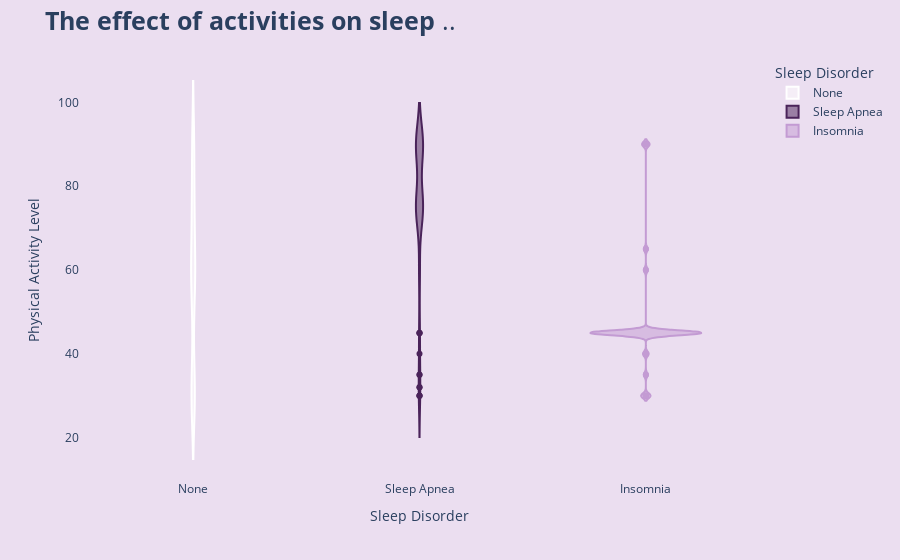
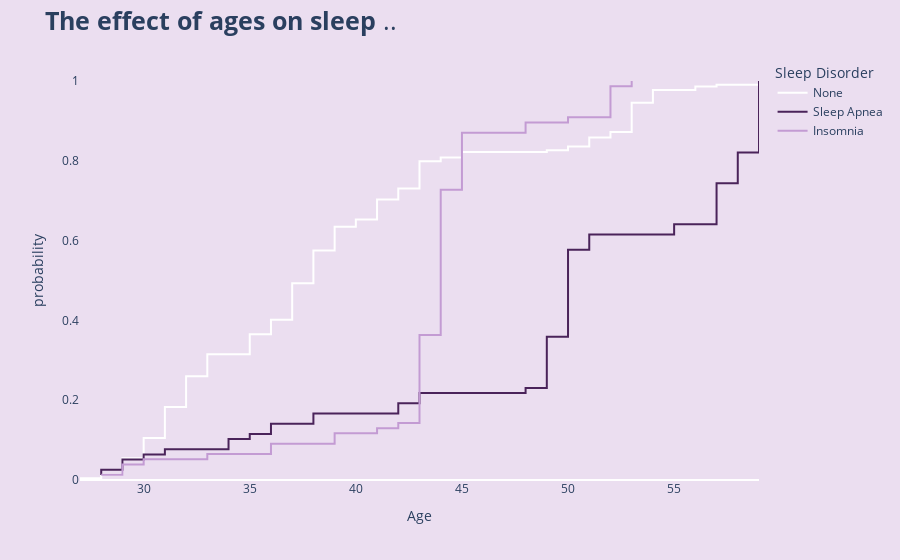

Notebook source saved alongside these figures, in order:
### Code cell
# 5. Visualizing categorical variables with bar and pie charts
plt.figure(figsize=(12, 5))
sns.countplot(data=df, x='Gender', palette='coolwarm')
plt.title("Gender Distribution")
plt.show()

plt.figure(figsize=(6, 6))
df['Gender'].value_counts().plot.pie(autopct='%1.1f%%', colors=['skyblue', 'pink'])
plt.title("Gender Distribution (Pie Chart)")
plt.ylabel('')
plt.show()

plt.figure(figsize=(15, 5))
sns.countplot(data=df, x='Occupation', palette='viridis', order=df['Occupation'].value_counts().index)
plt.xticks(rotation=45)
plt.title("Occupation Distribution")
plt.show()

plt.figure(figsize=(6, 6))
df['Occupation'].value_counts().plot.pie(autopct='%1.1f%%', cmap='viridis')
plt.title("Occupation Distribution (Pie Chart)")
plt.ylabel('')
plt.show()

plt.figure(figsize=(10, 5))
sns.countplot(data=df, x='BMI Category', palette='muted')
plt.title("BMI Category Distribution")
plt.show()

plt.figure(figsize=(6, 6))
df['BMI Category'].value_counts().plot.pie(autopct='%1.1f%%', colors=['lightcoral', 'lightblue', 'lightgreen', 'gold'])
plt.title("BMI Category Distribution (Pie Chart)")
plt.ylabel('')
plt.show()

plt.figure(figsize=(10, 5))
sns.countplot(data=df, x='Sleep Disorder', palette='Set2', order=['None', 'Insomnia', 'Sleep Apnea'])
plt.title("Sleep Disorder Distribution")
plt.show()

plt.figure(figsize=(6, 6))
df['Sleep Disorder'].value_counts().reindex(['None', 'Insomnia', 'Sleep Apnea']).plot.pie(autopct='%1.1f%%', colors=['lightblue', 'salmon', 'lightgreen'])
plt.title("Sleep Disorder Distribution (Pie Chart)")
plt.ylabel('')
plt.show()

# 6. Bucketing numerical variables
def bucket_age(age):
    if age < 30:
        return '20s'
    elif age < 40:
        return '30s'
    elif age < 50:
        return '40s'
    elif age < 60:
        return '50s'
    else:
        return '60s+'

df['Age Group'] = df['Age'].apply(bucket_age)

bucket_labels = ['Low', 'Moderate', 'High']
df['Physical Activity Bucket'], bins_pa = pd.qcut(df['Physical Activity Level'], q=3, labels=bucket_labels, retbins=True)
df['Sleep Duration Bucket'], bins_sd = pd.qcut(df['Sleep Duration'], q=3, labels=bucket_labels, retbins=True)
df['Heart Rate Bucket'], bins_hr = pd.qcut(df['Heart Rate'], q=3, labels=bucket_labels, retbins=True)
df['Daily Steps Bucket'], bins_ds = pd.qcut(df['Daily Steps'], q=3, labels=bucket_labels, retbins=True)

discrete_buckets = ['Age Group', 'Physical Activity Bucket', 'Sleep Duration Bucket', 'Heart Rate Bucket', 'Daily Steps Bucket']
bins_dict = {'Physical Activity Bucket': bins_pa, 'Sleep Duration Bucket': bins_sd, 'Heart Rate Bucket': bins_hr, 'Daily Steps Bucket': bins_ds}

for col in discrete_buckets:
    plt.figure(figsize=(10, 5))
    sns.countplot(data=df, x=col, palette='pastel', order=df[col].value_counts().index)
    plt.title(f"{col} Distribution")
    for index, value in enumerate(df[col].value_counts()):
        plt.text(index, value, str(value), ha='center', va='bottom')
    
    # Annotate numerical thresholds
    if col in bins_dict:
        bin_edges = bins_dict[col]
        plt.xlabel(f"{col} (Buckets: {bin_edges[0]:.1f}, {bin_edges[1]:.1f}, {bin_edges[2]:.1f}, {bin_edges[3]:.1f})")
    plt.show()

# 7. Distribution of numerical variables
numerical_features = ['Sleep Duration', 'Age', 'Physical Activity Level', 'Heart Rate', 'Daily Steps', 'Systolic_BP', 'Diastolic_BP']
df[numerical_features].hist(figsize=(12, 10), bins=20, edgecolor='black')
plt.tight_layout()
plt.show()

# 7.5 Other visualizations borrowed from https://www.kaggle.com/code/amalyasser/shhh-i-want-to-sleep
import plotly.express as px
fig = px.violin(df, x="Sleep Disorder",y='Physical Activity Level',  color='Sleep Disorder', color_discrete_sequence=['white','#4A235A','#C39BD3'],violinmode='overlay')
fig.update_layout(title='<b>The effect of activities on sleep </b>..',title_font={'size':25},paper_bgcolor='#EBDEF0',plot_bgcolor='#EBDEF0')
fig.update_yaxes(showgrid=False)
fig.show()

df.pivot_table(index='Gender',columns='Sleep Disorder',values='Age',aggfunc='median').plot(kind='bar',color={'#FFF3FD','#4A235A','pink'},title='Most affected ages in each type of Sleep Disorder',label='Age',alpha=.7)
plt.ylabel('Age')
plt.show()

fig=px.ecdf(df,x='Age', color='Sleep Disorder', color_discrete_sequence=['white','#4A235A','#C39BD3'])
fig.update_layout(title='<b>The effect of ages on sleep </b>..', title_font={'size':25}, paper_bgcolor='#EBDEF0', plot_bgcolor='#EBDEF0')


fig.update_xaxes(showgrid=False)
fig.update_yaxes(showgrid=False)
fig.show()

# 8. Boxplots to detect outliers (separate for different scales)
for feature in numerical_features:
    plt.figure(figsize=(8, 4))
    sns.boxplot(x=df[feature])
    plt.title(f"Boxplot of {feature}")
    plt.show()

# 9. Correlation heatmap (excluding Person ID)
numeric_df = df.select_dtypes(include=['number']).drop(columns=['Person ID'])
plt.figure(figsize=(10, 6))
corr_matrix = numeric_df.corr()
sns.heatmap(corr_matrix, annot=True, cmap='coolwarm', linewidths=0.5)
plt.title("Feature Correlation Heatmap")
plt.show()

# 10. Pairplot for multivariate analysis
sns.pairplot(df, hue='BMI Category', diag_kind='kde')
plt.show()

# 11. Outlier detection using IQR
Q1 = df[numerical_features].quantile(0.25)
Q3 = df[numerical_features].quantile(0.75)
IQR = Q3 - Q1
outliers = ((df[numerical_features] < (Q1 - 1.5 * IQR)) | (df[numerical_features] > (Q3 + 1.5 * IQR))).sum()
print("\nOutlier Counts Per Feature:")
print(outliers)

### Figure 1 — Plotly figure (JSON) as saved in the notebook; plotly's stock layout.template omitted (floating-point values rounded to 4 significant figures; data arrays with more than 128 entries replaced by an {"elided": "..."} marker saying what was removed)
{"data": [{"alignmentgroup": "True", "box": {"visible": false}, "hovertemplate": "Sleep Disorder=%{x}<br>Physical Activity Level=%{y}<extra></extra>", "legendgroup": "None", "marker": {"color": "white"}, "name": "None", "offsetgroup": "None", "orientation": "v", "scalegroup": "True", "showlegend": true, "type": "violin", "x": {"elided": "219 str values"}, "x0": " ", "xaxis": "x", "y": {"elided": "219 int values"}, "y0": " ", "yaxis": "y"}, {"alignmentgroup": "True", "box": {"visible": false}, "hovertemplate": "Sleep Disorder=%{x}<br>Physical Activity Level=%{y}<extra></extra>", "legendgroup": "Sleep Apnea", "marker": {"color": "#4A235A"}, "name": "Sleep Apnea", "offsetgroup": "Sleep Apnea", "orientation": "v", "scalegroup": "True", "showlegend": true, "type": "violin", "x": ["Sleep Apnea", "Sleep Apnea", "Sleep Apnea", "Sleep Apnea", "Sleep Apnea", "Sleep Apnea", "Sleep Apnea", "Sleep Apnea", "Sleep Apnea", "Sleep Apnea", "Sleep Apnea", "Sleep Apnea", "Sleep Apnea", "Sleep Apnea", "Sleep Apnea", "Sleep Apnea", "Sleep Apnea", "Sleep Apnea", "Sleep Apnea", "Sleep Apnea", "Sleep Apnea", "Sleep Apnea", "Sleep Apnea", "Sleep Apnea", "Sleep Apnea", "Sleep Apnea", "Sleep Apnea", "Sleep Apnea", "Sleep Apnea", "Sleep Apnea", "Sleep Apnea", "Sleep Apnea", "Sleep Apnea", "Sleep Apnea", "Sleep Apnea", "Sleep Apnea", "Sleep Apnea", "Sleep Apnea", "Sleep Apnea", "Sleep Apnea", "Sleep Apnea", "Sleep Apnea", "Sleep Apnea", "Sleep Apnea", "Sleep Apnea", "Sleep Apnea", "Sleep Apnea", "Sleep Apnea", "Sleep Apnea", "Sleep Apnea", "Sleep Apnea", "Sleep Apnea", "Sleep Apnea", "Sleep Apnea", "Sleep Apnea", "Sleep Apnea", "Sleep Apnea", "Sleep Apnea", "Sleep Apnea", "Sleep Apnea", "Sleep Apnea", "Sleep Apnea", "Sleep Apnea", "Sleep Apnea", "Sleep Apnea", "Sleep Apnea", "Sleep Apnea", "Sleep Apnea", "Sleep Apnea", "Sleep Apnea", "Sleep Apnea", "Sleep Apnea", "Sleep Apnea", "Sleep Apnea", "Sleep Apnea", "Sleep Apnea", "Sleep Apnea", "Sleep Apnea"], "x0": " ", "xaxis": "x", "y": [30, 30, 40, 30, 35, 75, 32, 32, 60, 35, 60, 60, 60, 45, 45, 90, 45, 90, 90, 90, 90, 90, 90, 90, 90, 90, 85, 85, 90, 90, 90, 90, 90, 90, 90, 90, 90, 90, 90, 90, 90, 90, 90, 90, 90, 90, 90, 90, 75, 75, 75, 75, 75, 75, 75, 75, 75, 75, 75, 75, 75, 75, 75, 75, 75, 75, 75, 75, 75, 75, 75, 75, 75, 75, 75, 75, 75, 75], "y0": " ", "yaxis": "y"}, {"alignmentgroup": "True", "box": {"visible": false}, "hovertemplate": "Sleep Disorder=%{x}<br>Physical Activity Level=%{y}<extra></extra>", "legendgroup": "Insomnia", "marker": {"color": "#C39BD3"}, "name": "Insomnia", "offsetgroup": "Insomnia", "orientation": "v", "scalegroup": "True", "showlegend": true, "type": "violin", "x": ["Insomnia", "Insomnia", "Insomnia", "Insomnia", "Insomnia", "Insomnia", "Insomnia", "Insomnia", "Insomnia", "Insomnia", "Insomnia", "Insomnia", "Insomnia", "Insomnia", "Insomnia", "Insomnia", "Insomnia", "Insomnia", "Insomnia", "Insomnia", "Insomnia", "Insomnia", "Insomnia", "Insomnia", "Insomnia", "Insomnia", "Insomnia", "Insomnia", "Insomnia", "Insomnia", "Insomnia", "Insomnia", "Insomnia", "Insomnia", "Insomnia", "Insomnia", "Insomnia", "Insomnia", "Insomnia", "Insomnia", "Insomnia", "Insomnia", "Insomnia", "Insomnia", "Insomnia", "Insomnia", "Insomnia", "Insomnia", "Insomnia", "Insomnia", "Insomnia", "Insomnia", "Insomnia", "Insomnia", "Insomnia", "Insomnia", "Insomnia", "Insomnia", "Insomnia", "Insomnia", "Insomnia", "Insomnia", "Insomnia", "Insomnia", "Insomnia", "Insomnia", "Insomnia", "Insomnia", "Insomnia", "Insomnia", "Insomnia", "Insomnia", "Insomnia", "Insomnia", "Insomnia", "Insomnia", "Insomnia"], "x0": " ", "xaxis": "x", "y": [30, 40, 40, 35, 30, 60, 35, 60, 40, 90, 45, 45, 45, 45, 45, 45, 45, 45, 45, 45, 45, 45, 45, 45, 45, 45, 90, 90, 45, 45, 45, 45, 45, 45, 45, 45, 45, 45, 45, 45, 45, 45, 45, 45, 45, 45, 45, 45, 45, 45, 45, 45, 45, 45, 45, 45, 30, 30, 45, 45, 45, 45, 45, 45, 45, 45, 45, 65, 65, 90, 45, 45, 45, 45, 45, 45, 30], "y0": " ", "yaxis": "y"}], "layout": {"legend": {"title": {"text": "Sleep Disorder"}, "tracegroupgap": 0}, "margin": {"t": 60}, "paper_bgcolor": "#EBDEF0", "plot_bgcolor": "#EBDEF0", "title": {"font": {"size": 25}, "text": "<b>The effect of activities on sleep </b>.."}, "violinmode": "overlay", "xaxis": {"anchor": "y", "categoryarray": ["None", "Sleep Apnea", "Insomnia"], "categoryorder": "array", "domain": [0, 1], "title": {"text": "Sleep Disorder"}}, "yaxis": {"anchor": "x", "domain": [0, 1], "showgrid": false, "title": {"text": "Physical Activity Level"}}}}

### Figure 2 — Plotly figure (JSON) as saved in the notebook; plotly's stock layout.template omitted (floating-point values rounded to 4 significant figures; data arrays with more than 128 entries replaced by an {"elided": "..."} marker saying what was removed)
{"data": [{"hovertemplate": "Sleep Disorder=None<br>Age=%{x}<br>probability=%{y}<extra></extra>", "legendgroup": "None", "line": {"dash": "solid", "shape": "hv"}, "marker": {"color": "white", "symbol": "circle"}, "mode": "lines", "name": "None", "orientation": "v", "showlegend": true, "type": "scatter", "x": {"elided": "219 int values"}, "xaxis": "x", "y": {"elided": "219 float values"}, "yaxis": "y"}, {"hovertemplate": "Sleep Disorder=Sleep Apnea<br>Age=%{x}<br>probability=%{y}<extra></extra>", "legendgroup": "Sleep Apnea", "line": {"dash": "solid", "shape": "hv"}, "marker": {"color": "#4A235A", "symbol": "circle"}, "mode": "lines", "name": "Sleep Apnea", "orientation": "v", "showlegend": true, "type": "scatter", "x": [28, 28, 29, 29, 30, 31, 34, 34, 35, 36, 36, 38, 38, 42, 42, 43, 43, 48, 49, 49, 49, 49, 49, 49, 49, 49, 49, 49, 50, 50, 50, 50, 50, 50, 50, 50, 50, 50, 50, 50, 50, 50, 50, 50, 50, 51, 51, 51, 55, 55, 57, 57, 57, 57, 57, 57, 57, 57, 58, 58, 58, 58, 58, 58, 59, 59, 59, 59, 59, 59, 59, 59, 59, 59, 59, 59, 59, 59], "xaxis": "x", "y": [0.01282, 0.02564, 0.03846, 0.05128, 0.0641, 0.07692, 0.08974, 0.1026, 0.1154, 0.1282, 0.141, 0.1538, 0.1667, 0.1795, 0.1923, 0.2051, 0.2179, 0.2308, 0.2436, 0.2564, 0.2692, 0.2821, 0.2949, 0.3077, 0.3205, 0.3333, 0.3462, 0.359, 0.3718, 0.3846, 0.3974, 0.4103, 0.4231, 0.4359, 0.4487, 0.4615, 0.4744, 0.4872, 0.5, 0.5128, 0.5256, 0.5385, 0.5513, 0.5641, 0.5769, 0.5897, 0.6026, 0.6154, 0.6282, 0.641, 0.6538, 0.6667, 0.6795, 0.6923, 0.7051, 0.7179, 0.7308, 0.7436, 0.7564, 0.7692, 0.7821, 0.7949, 0.8077, 0.8205, 0.8333, 0.8462, 0.859, 0.8718, 0.8846, 0.8974, 0.9103, 0.9231, 0.9359, 0.9487, 0.9615, 0.9744, 0.9872, 1.0], "yaxis": "y"}, {"hovertemplate": "Sleep Disorder=Insomnia<br>Age=%{x}<br>probability=%{y}<extra></extra>", "legendgroup": "Insomnia", "line": {"dash": "solid", "shape": "hv"}, "marker": {"color": "#C39BD3", "symbol": "circle"}, "mode": "lines", "name": "Insomnia", "orientation": "v", "showlegend": true, "type": "scatter", "x": [28, 29, 29, 30, 33, 36, 36, 39, 39, 41, 42, 43, 43, 43, 43, 43, 43, 43, 43, 43, 43, 43, 43, 43, 43, 43, 43, 43, 44, 44, 44, 44, 44, 44, 44, 44, 44, 44, 44, 44, 44, 44, 44, 44, 44, 44, 44, 44, 44, 44, 44, 44, 44, 44, 44, 44, 45, 45, 45, 45, 45, 45, 45, 45, 45, 45, 45, 48, 48, 50, 52, 52, 52, 52, 52, 52, 53], "xaxis": "x", "y": [0.01299, 0.02597, 0.03896, 0.05195, 0.06494, 0.07792, 0.09091, 0.1039, 0.1169, 0.1299, 0.1429, 0.1558, 0.1688, 0.1818, 0.1948, 0.2078, 0.2208, 0.2338, 0.2468, 0.2597, 0.2727, 0.2857, 0.2987, 0.3117, 0.3247, 0.3377, 0.3506, 0.3636, 0.3766, 0.3896, 0.4026, 0.4156, 0.4286, 0.4416, 0.4545, 0.4675, 0.4805, 0.4935, 0.5065, 0.5195, 0.5325, 0.5455, 0.5584, 0.5714, 0.5844, 0.5974, 0.6104, 0.6234, 0.6364, 0.6494, 0.6623, 0.6753, 0.6883, 0.7013, 0.7143, 0.7273, 0.7403, 0.7532, 0.7662, 0.7792, 0.7922, 0.8052, 0.8182, 0.8312, 0.8442, 0.8571, 0.8701, 0.8831, 0.8961, 0.9091, 0.9221, 0.9351, 0.9481, 0.961, 0.974, 0.987, 1.0], "yaxis": "y"}], "layout": {"legend": {"title": {"text": "Sleep Disorder"}, "tracegroupgap": 0}, "margin": {"t": 60}, "paper_bgcolor": "#EBDEF0", "plot_bgcolor": "#EBDEF0", "title": {"font": {"size": 25}, "text": "<b>The effect of ages on sleep </b>.."}, "xaxis": {"anchor": "y", "domain": [0, 1], "showgrid": false, "title": {"text": "Age"}}, "yaxis": {"anchor": "x", "domain": [0, 1], "rangemode": "tozero", "showgrid": false, "title": {"text": "probability"}}}}
